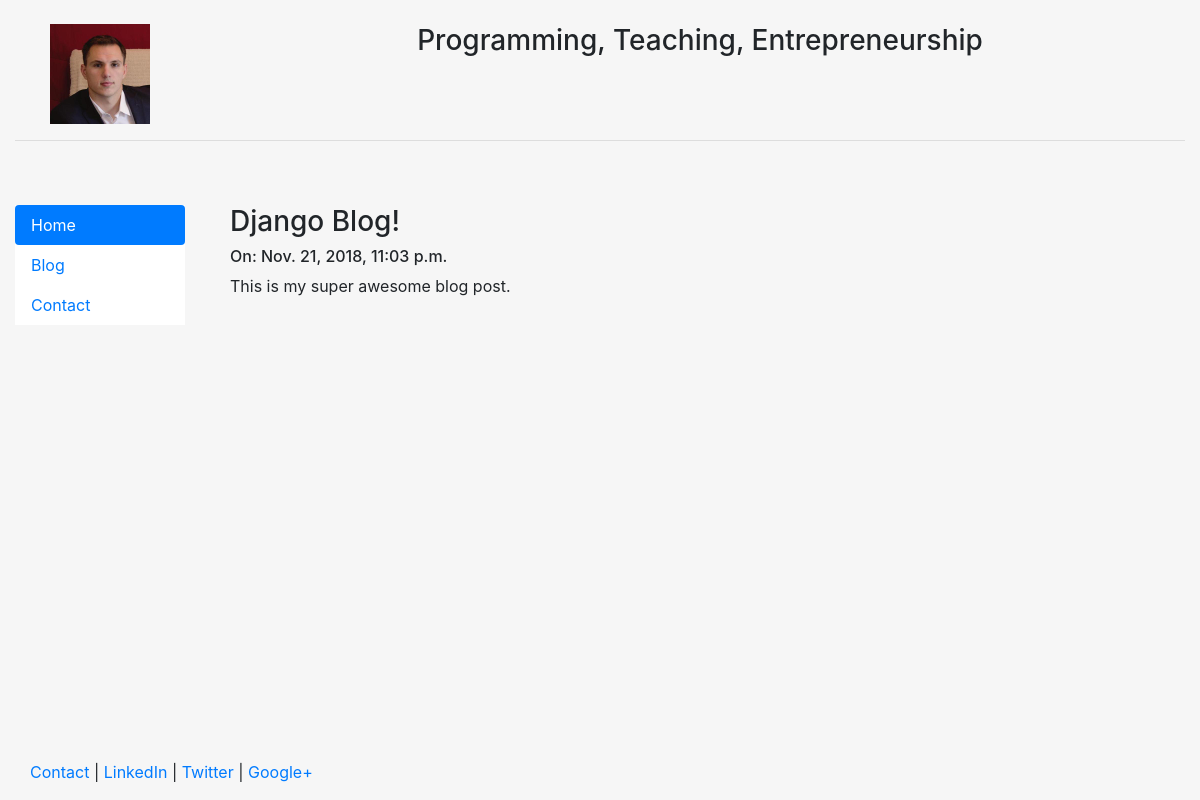
The page /blog/1 on the database its author committed.
### blog/models.py (models this page shows, shortened)
class Post(models.Model):
    title = models.CharField(max_length = 140)
    body = models.TextField()
    date = models.DateTimeField()

### blog/templates/blog/post.html
{% extends "personal/header.html" %}
{% block content %}
    <h3>{{post.title}}</h3>
    <h6>On: {{post.date}}</h6>
    {{post.body|safe|linebreaks}}
{% endblock %}

### personal/templates/personal/header.html (style rules this page uses)
html, body { height:100% }

### rows shown on the page
Post: title "Django Blog!", date "Nov. 21, 2018, 11:03 p.m.", body "This is my super awesome blog post."
